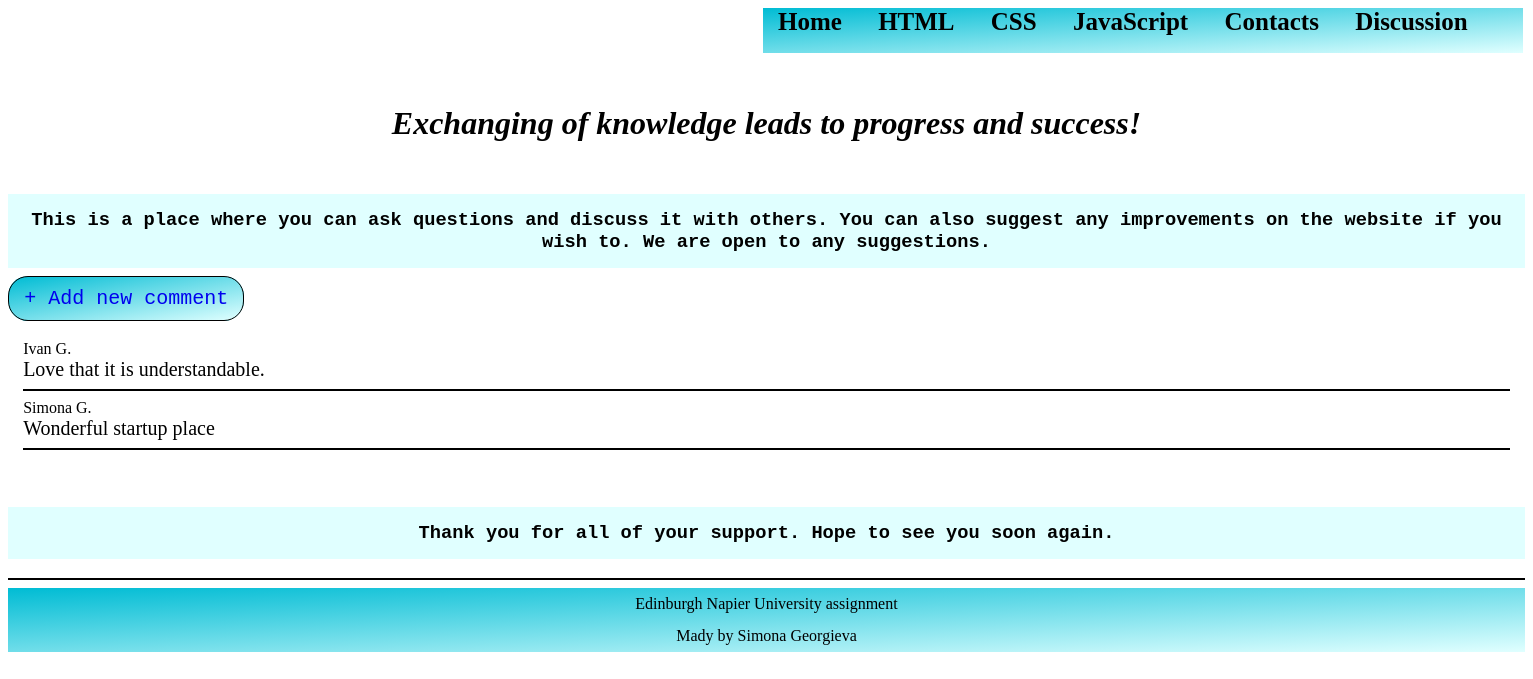
Screenshot of /discussion/ with the database file from the repository.
### tables this page shows
CREATE TABLE posts (
	id INTEGER PRIMARY KEY AUTOINCREMENT,
	name TEXT NOT NULL,
	comment TEXT NOT NULL
);

### app.py (the view)
@app.route('/discussion/')
def discussion():
	conn = get_db_connection()
	posts = conn.execute('SELECT * FROM posts ORDER BY id DESC').fetchall()
	conn.close()
	return render_template('discussion.html', posts=posts)

### app.py (called while the page is built)
def get_db_connection():
	conn = sqlite3.connect('database.db')
	conn.row_factory = sqlite3.Row
	return conn

### templates/discussion.html
{% extends "master.html" %}
{% block contentHead %}
	<link rel="stylesheet" href="{{ url_for('static', filename='discussion.css') }}">
{% endblock %}
{% block content %}
	<h1><i>Exchanging of knowledge leads to progress and success!</i></h1>
	<h3>This is a place where you can ask questions and discuss it with others. You can also suggest any improvements on the website if you wish to. We are open to any suggestions.</h3>
	<a href="/create" class="add-comment">+ Add new comment</a>
	<div class="container">
	{% for post in posts %}
		<p> {{ post['name'] }} </p>
		<p class="comment"> {{ post['comment'] }} </p>
		<hr>
	{% endfor %}
	</div>
	<h3>Thank you for all of your support. Hope to see you soon again.</h3>
{% endblock %}

### static/master.css (style rules this page uses)
hr { border: 1px solid; }

### static/discussion.css (style rules this page uses)
h1 { text-align: center; padding: 2%; }
h3 { background-color: lightcyan; font-family: "Lucida Console", Courier, monospace; padding: 1%; text-align: center; }
p { margin: 0; }
.comment { font-size: 20px; }
.container { padding: 2% 1%; }
.add-comment { font-family: "Lucida Console", Courier, monospace; font-size: 20px; padding: 10px 1%; text-decoration: none; border: 1px solid black; background-image: linear-gradient(to bottom right, #00bcd4, lightcyan); border-radius: 20px; }

### rows the page displays
posts: name "Ivan G.", comment "Love that it is understandable."
posts: name "Simona G.", comment "Wonderful startup place"
